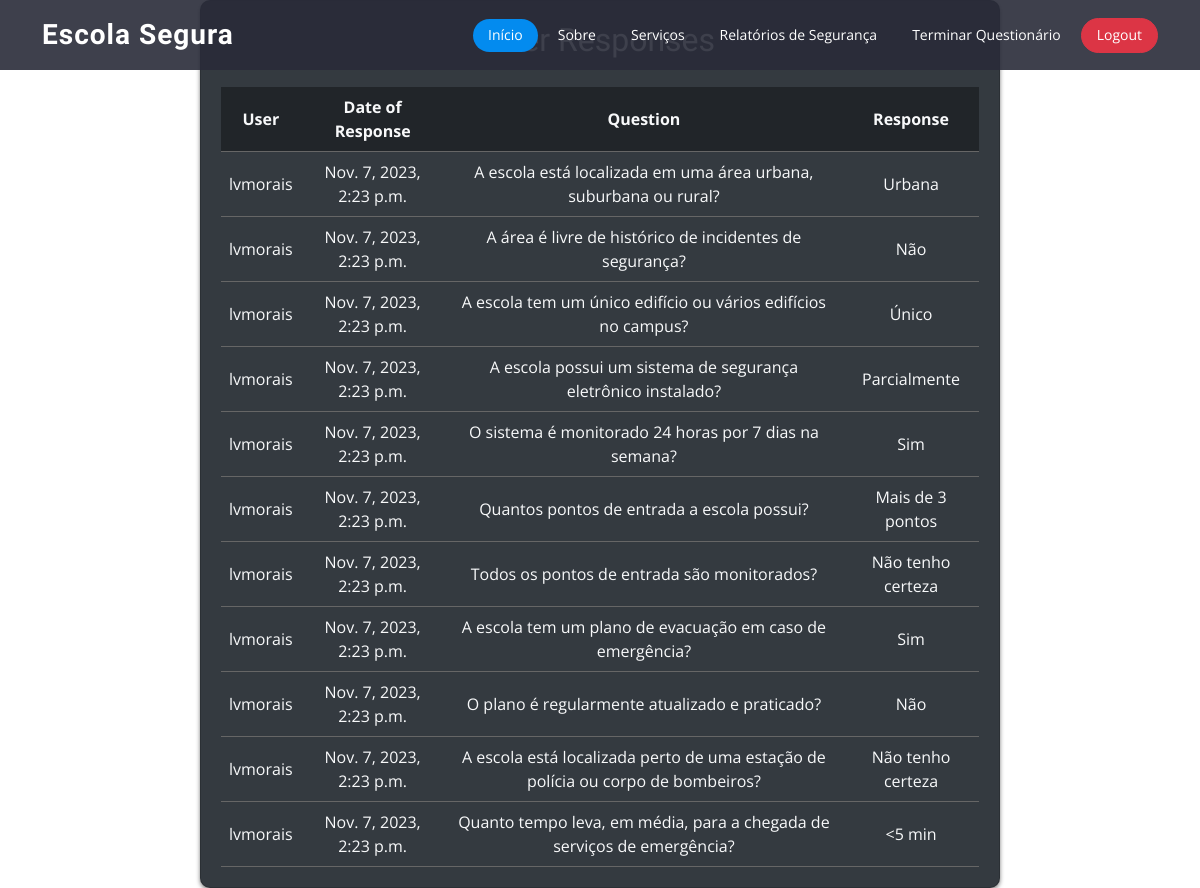
Screenshot of /user_dashboard/ (signed in) with the database file from the repository.
### app/models.py (models this page shows, shortened)
class UserResponse(models.Model):
    risk_factor = models.ForeignKey(RiskFactor, on_delete=models.CASCADE)
    response = models.ForeignKey(Response, on_delete=models.CASCADE)
    user = models.ForeignKey(User, on_delete=models.CASCADE)
    response_date = models.DateTimeField(auto_now_add=True)

class RiskFactor(models.Model):
    HISTORICAL = 'HI'
    FACILITY = 'FA'
    RISK_FACTOR_CATEGORIES = [
        (HISTORICAL, 'Historical'),
        (FACILITY, 'Facility'),
    ]
    risk_topic = models.ForeignKey(RiskTopic, related_name="risk_factors", on_delete=models.CASCADE)
    question = models.CharField(max_length=500)
    description = models.TextField()
    weight = models.FloatField(default=1.0)
    category = models.CharField(
        max_length=2,
        choices=RISK_FACTOR_CATEGORIES,
        default=FACILITY,
    )
    depends_on = models.ForeignKey('self', on_delete=models.SET_NULL, blank=True, null=True, related_name="dependent_risk_factors")
    trigger_response = models.ManyToManyField('Response', blank=True, null=True, related_name="trigger_risk_factors")
    responses = models.ManyToManyField('Response', related_name="risk_factors")  # ManyToManyField added here
    is_important = models.BooleanField(default=False)

class Response(models.Model):
    text = models.CharField(max_length=200)
    severity = models.IntegerField()

### app/views.py (the view)
# urls.py: path('user_dashboard/', views.user_dashboard, name='user_dashboard'),
@login_required
def user_dashboard(request):
    user_responses = UserResponse.objects.filter(user=request.user).select_related('risk_factor', 'response')
    context = {
        'user_responses': user_responses,
    }
    return render(request, 'app/user_dashboard.html', context)

### app/context_processors.py (called while the page is built)
def questionnaire_context(request):
    if request.user.is_authenticated:
        has_saved_responses = TemporaryResponses.objects.filter(user=request.user).exists()
    else:
        has_saved_responses = False
    return {
        'has_saved_responses': has_saved_responses
    }

### app/templates/app/user_dashboard.html (shortened to what this page needs)
{% extends "app/layout.html" %}
{% load static %}
{% block content %}
<div class="card">
    <h2>User Responses</h2>
    <table>
        <thead>
            <tr>
                <th>User</th>
                <th>Date of Response</th>
                <th>Question</th>
                <th>Response</th>
            </tr>
        </thead>
        <tbody>
            {% for response in user_responses %}
            <tr>
                <td>{{ response.user.username }}</td>
                <td>{{ response.response_date }}</td>
                <td>{{ response.risk_factor.question }}</td>
                <td>{{ response.response.text }}</td>
            </tr>
            {% endfor %}
        </tbody>
    </table>
</div>
{% endblock %}

### app/static/app/assetsindex/css/style.css (style rules this page uses)
body { font-family: "Open Sans", sans-serif; color: #444444; }
h1, h2, h3, h4, h5, h6 { font-family: "Raleway", sans-serif; }

### app/templates/app/user_dashboard.html (style rules this page uses)
.card { background-color: #343a40; border-radius: 10px; box-shadow: 0 2px 4px rgba(0, 0, 0, 0.5); max-width: 800px; margin: 0 auto; padding: 20px; text-align: center; color: #f8f9fa; }
table { width: 100%; border-collapse: collapse; margin-top: 20px; color: #f8f9fa; }
th, td { padding: 8px; border-bottom: 1px solid #666; }
th { background-color: #212529; font-weight: bold; }

### rows the page displays
UserResponse: user.username "lvmorais", response_date "Nov. 7, 2023, 2:23 p.m.", risk_factor.question "A escola está localizada em uma área urbana, suburbana ou rural?", response.text "Urbana"
UserResponse: user.username "lvmorais", response_date "Nov. 7, 2023, 2:23 p.m.", risk_factor.question "A área é livre de histórico de incidentes de segurança?", response.text "Não"
UserResponse: user.username "lvmorais", response_date "Nov. 7, 2023, 2:23 p.m.", risk_factor.question "A escola tem um único edifício ou vários edifícios no campus?", response.text "Único"
UserResponse: user.username "lvmorais", response_date "Nov. 7, 2023, 2:23 p.m.", risk_factor.question "A escola possui um sistema de segurança eletrônico instalado?", response.text "Parcialmente"
UserResponse: user.username "lvmorais", response_date "Nov. 7, 2023, 2:23 p.m.", risk_factor.question "O sistema é monitorado 24 horas por 7 dias na semana?", response.text "Sim"
UserResponse: user.username "lvmorais", response_date "Nov. 7, 2023, 2:23 p.m.", risk_factor.question "Quantos pontos de entrada a escola possui?", response.text "Mais de 3 pontos"
UserResponse: user.username "lvmorais", response_date "Nov. 7, 2023, 2:23 p.m.", risk_factor.question "Todos os pontos de entrada são monitorados?", response.text "Não tenho certeza"
UserResponse: user.username "lvmorais", response_date "Nov. 7, 2023, 2:23 p.m.", risk_factor.question "A escola tem um plano de evacuação em caso de emergência?", response.text "Sim"
UserResponse: user.username "lvmorais", response_date "Nov. 7, 2023, 2:23 p.m.", risk_factor.question "O plano é regularmente atualizado e praticado?", response.text "Não"
UserResponse: user.username "lvmorais", response_date "Nov. 7, 2023, 2:23 p.m.", risk_factor.question "A escola está localizada perto de uma estação de polícia ou corpo de bombeiros?", response.text "Não tenho certeza"
UserResponse: user.username "lvmorais", response_date "Nov. 7, 2023, 2:23 p.m.", risk_factor.question "Quanto tempo leva, em média, para a chegada de serviços de emergência?", response.text "<5 min"
